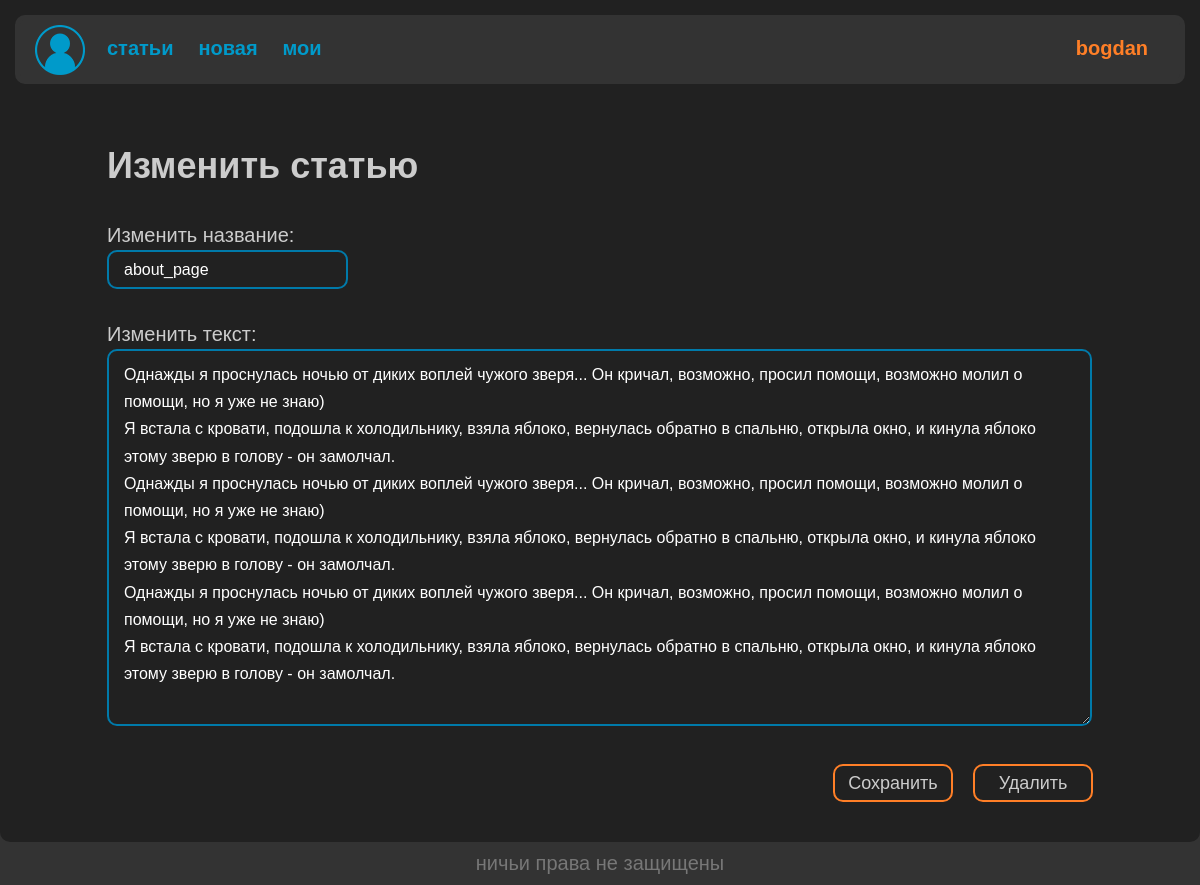
Page /pager/edit/20/ (signed in) on the earlier database version.
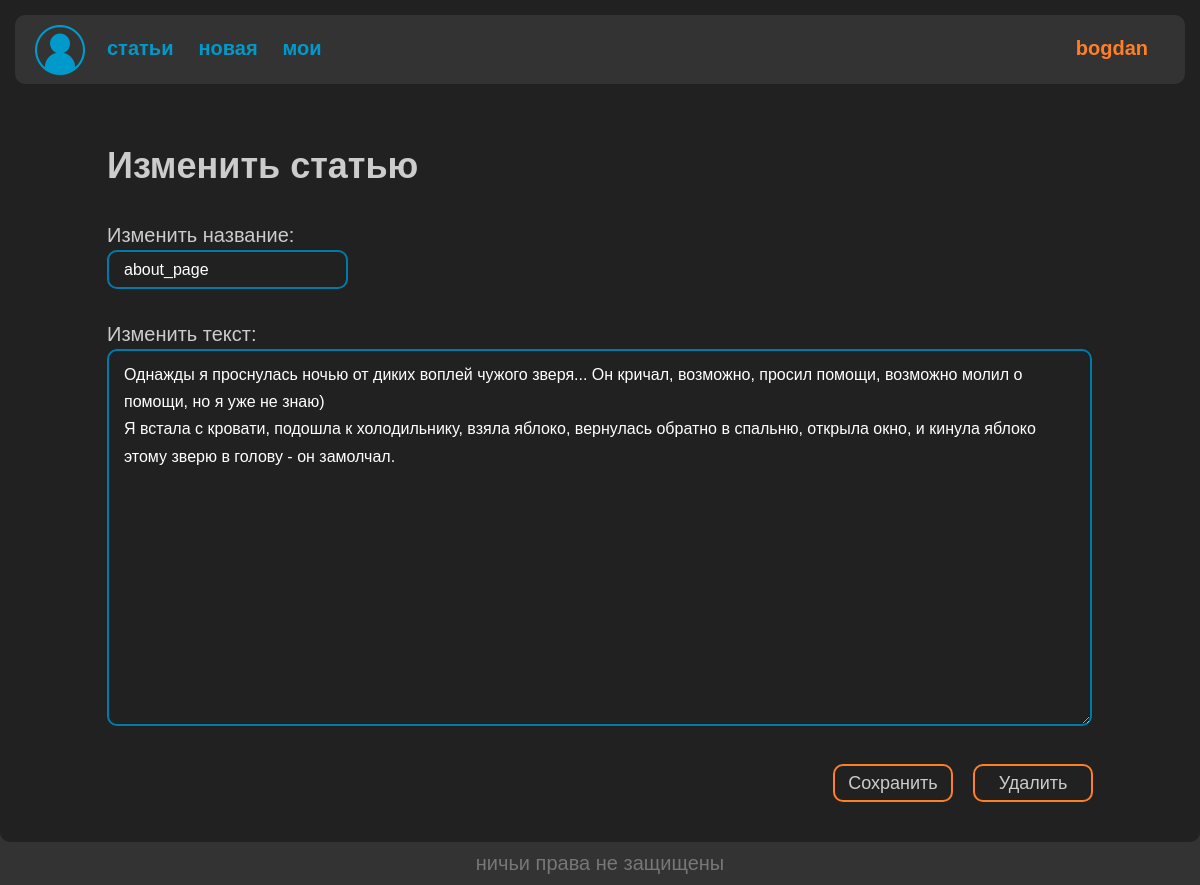
Same page on the later database version.
### pager/models.py (models this page shows, shortened)
class Page(models.Model):
    name = models.CharField(max_length=25)
    text = models.TextField(blank=True)
    date = models.DateTimeField(auto_now_add=True)
    user = models.ForeignKey('userface.CustomUser',
                             on_delete=models.SET_NULL,
                             null=True,
                             related_name='author')
    def get_absolute_url(self, prefix='text'):
        return reverse(prefix, kwargs={'page_id': self.id})
    def get_absolute_url_del(self):
        return self.get_absolute_url('del')
    class Meta:
        ordering = ['-date']  # установка дефолтной сортировке по дате

### pager/views.py (the view, shortened to what this page needs)
# urls.py: path('edit/<int:page_id>/', EditPage.as_view(), name='edit'),
class EditPage(NewPage):
    html_page = 'pager/edit.html'
    @is_author
    def get(self, request, page_id):
        self.page = Page.objects.get(id=page_id)
        self.form = NewPageForm({'name': self.page.name,
                                 'text': self.page.text})
        return self.rendering(request, {'page': self.page})

### pager/forms.py
class NewPageForm(forms.ModelForm):
    class Meta:
        model = Page
        fields = ['name', 'text']
        widgets = {
            'name': forms.TextInput(attrs={'class': 'input-form'}),
            'text': forms.Textarea(attrs={'cols': 50, 'rows': 13})
        }
    def clean_name(self):
        name = self.cleaned_data['name']
        if name == 'Богдан чурка':
            raise ValidationError('Сам ты чурка, пёс поганый')
        return name

### pager/utils.py (called while the page is built)
def is_author(funk):
    def wrapper(self, request, page_id):
        page = Page.objects.get(id=page_id)
        if str(page.user) == request.user.username:
            return funk(self, request, page_id)
        else:
            return redirect('list')
    return wrapper

    @staticmethod
    def get_context(context={}) -> dict:
        base = {
            'menu': menu,
            'theme': 0
        }
        return base | context

### pager/views.py (called while the page is built)
    def rendering(self, request, context={}):
        return render(request, self.html_page,
                      context=self.get_context({'form': self.form} | context))

### userface/models.py (called while the page is built)
    def __str__(self):
        return self.username

### pager/templates/pager/edit.html (shortened to what this page needs)
{% extends 'userface/base.html' %}
{% block content %}
<h1>Изменить статью</h1>
<br>
<form method="post">
    <label class="input-labels">Изменить название:</label>
    <br>
    {{ form.name }}
    <br>
    <label class="input-labels">Изменить текст:</label>
    <br>
    {{ form.text }}
    <div class="send-button-margin-2">
        <button class="send-button" type="submit">Сохранить</button>
    </div>
</form>
<div class="send-button-margin-3">
     <button class="send-button"
             onclick="window.location.href = '{{ page.get_absolute_url_del }}';">Удалить</button>
</div>
{% endblock %}

Differences in the rows shown:
changed Page "about_page": text "…голову - он замолчал. Однажды я проснулась ночью от диких воплей чужого зверя... Он кричал, возможно, просил помощи, возможно молил о помощи, но я уже не знаю) Я встала с кровати, подошла к холодильнику, взяла яблоко, вернулась обратно в спальню, открыла окно, и кинула яблоко этому зверю в голову - он замолчал. Однажды я проснулась ночью от диких воплей чужого зверя... Он кричал, возможно, просил помощи, возможно молил о помощи, но я уже не знаю) Я встала с кровати, подошла к холодильнику, взяла яблоко, вернулась обратно в спальню, открыла окно, и кинула яблоко этому зверю в голову - он замолчал." → "…голову - он замолчал."
